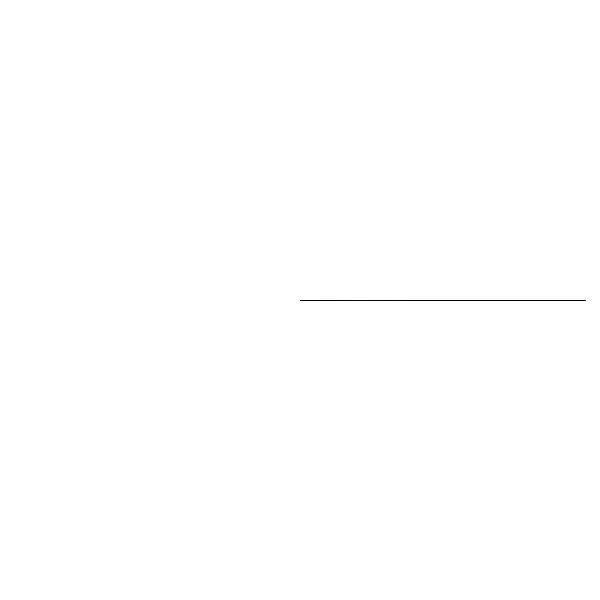
Frame 1 (no input)
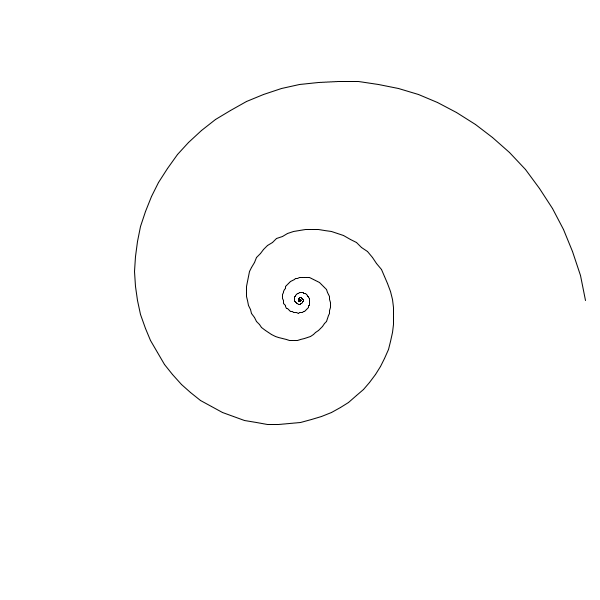
Frame 60 (the mouse pressed at the canvas centre just before this capture)
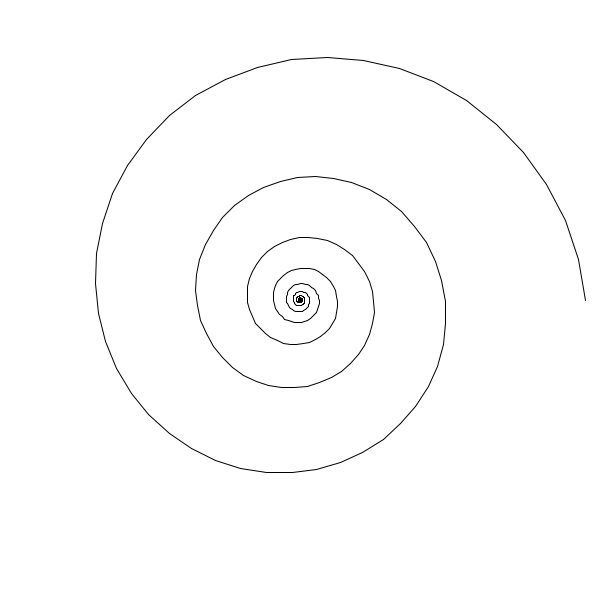
Frame 120 (the mouse held since frame 60 and released just before this capture)

The Processing sketch that drew these frames (run headless with seeded random() and noise(); from frame 60 on, the mouse is pressed at the canvas centre):

// Processing sketch: SpiraleAnimiert
// ── SpiraleAnimiert.pde
void setup()
{
  size(600, 600);
  background(255, 255, 255);
}

float kt = 0;

void draw()
{
  background(255, 255, 255);

  float sx = width / 2.0;
  float sy = height / 2.0;
  float wx = width / 2.1;
  float wy = height / 2.1;

  int n = 400;

  float kmin = 0;
  float kmax = 10;
  float k = (float)(0 + (kmax-kmin)*Math.sin(kt));
  kt += 0.01;
  
  float px_old = 0, py_old = 0;
  for (int i = 0; i < n; i++)
  {
    float t = (float)(2.0 * Math.PI * (float)i / (float)n);
    float rx = wx * (float)(Math.exp(-t));
    float ry = wy * (float)(Math.exp(-t));
    float px = sx + rx * (float) Math.cos(k * t);
    float py = sy + ry * (float) -Math.sin(k * t);
    if (i != 0)
    {
      line(px_old, py_old, px, py);
    }
    px_old = px;
    py_old = py;
  }
}
